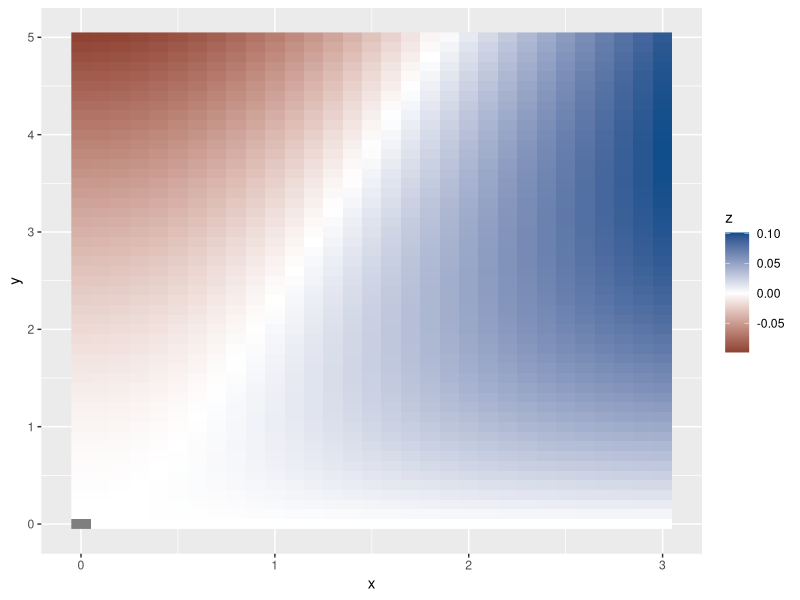

Here is the R script that generated this plot:
## ---- chunk 1
knitr::opts_chunk$set(echo = TRUE)
## ---- chunk 2
sigmoid <- function(x){1 / (1 + exp(-x))}

# an upper bound to E[log(1 + exp(x))]
# expectation w.r.t N(mu, var)
tilted_bound <- function(mu, var, xi){
  tmp <- mu + 0.5 * (1 - 2 * xi) * var
  bound <- 0.5 * xi^2 * var + log(1 + exp(tmp))
  return(bound)
}

fixed_point_iter <- function(mu, var, xi){
  tmp <- mu + 0.5 * (1 - 2 * xi) * var
  xi <- sigmoid(tmp)
  return(xi)
}

fixed_point_update <- function(mu, var, xi, maxit=100, tol=1e-3){
  for(i in 1:maxit){
    xi_old <- xi
    xi <- fixed_point_iter(mu, var, xi)
    if(norm(xi - xi_old, '2') < tol){
      break
    }
  }
  return(xi)
}

tilted_bound2 <- function(mu, var){
  xi_init <- sigmoid(mu)
  xi <- fixed_point_update(mu, var, xi_init)
  if(min(tilted_bound(mu, var, xi), tilted_bound(mu, var, 0.5))){
    f <- function(xi){tilted_bound(mu, var, xi)}
    xi <- optimize(f, c(0, 1))$minimum
  }
  return(tilted_bound(mu, var, xi))
}
## ---- chunk 3
# upper bound to E[log(1 + exp(x))]
jj_bound <- function(mu, var, xi){
  lambda <- tanh(xi/2)/xi
  bound <- -log(sigmoid(xi)) + 0.5 * (mu + xi) +  0.5 * lambda * (mu^2 + var - xi^2)
  return(bound)
}

jj_bound_update <- function(mu, var){
  xi <- sqrt(mu^2 + var)
  return(xi)
}

jj_bound2 <- function(mu, var){
  xi <- jj_bound_update(mu, var)
  return(jj_bound(mu, var, xi))
}
## ---- chunk 4
mc_estimate <- function(mu, var, n=1e3){
  x <- rnorm(n) * sqrt(var) + mu
  return(mean(log(1 + exp(x))))
}
## ---- chunk 5
mu <- 1
var <- 100

tilted_bound2(mu, var)
jj_bound2(mu, var)
mc_estimate(mu, var, 1e6)
## ---- chunk 6
library(dplyr)
library(tidyr)
library(tibble)
library(ggplot2)

plot_2d_contour <- function(x, y, fun){
  plot_data <- tidyr::crossing(x = x, y = y) %>%
    dplyr::rowwise() %>%
    mutate(z = fun(x, y)) %>%
    ungroup()
  
  plot_data %>%
    ggplot(aes(x, y, z=z)) + 
    geom_raster(aes(fill=z)) + 
    scale_fill_gradient2(high = 'dodgerblue4', low = 'coral4', mid='white')
}
## ---- chunk 7
mu <- seq(0, 3, by=0.1)
var <- seq(0, 5, by=0.1)

p1 <- plot_2d_contour(mu, var, jj_bound2)
p2 <- plot_2d_contour(mu, var, tilted_bound2)

bound_gap <- function(mu, var){jj_bound2(mu, var) - tilted_bound2(mu, var)}
p3 <- plot_2d_contour(mu, var, bound_gap)
p3
